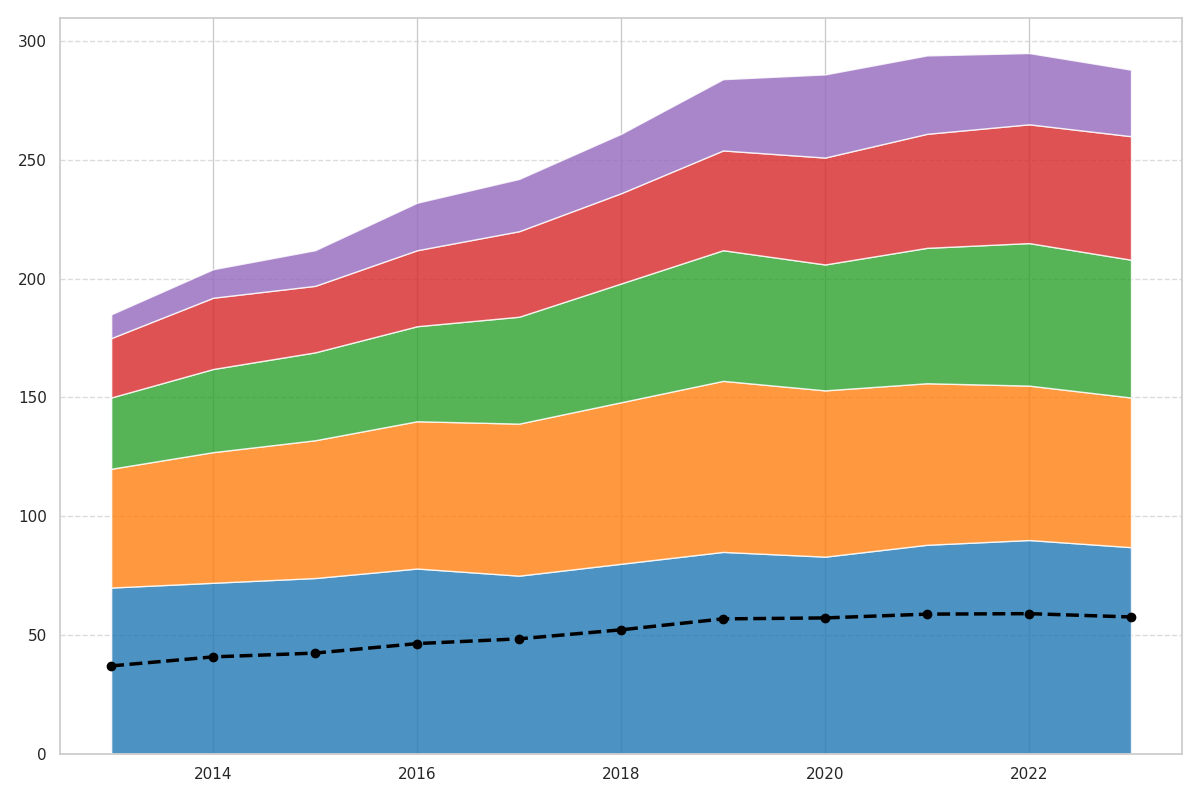

The Python source for this figure:
import matplotlib.pyplot as plt
import numpy as np

# Data setup
years = np.arange(2013, 2024)
epic_fantasy = np.array([70, 72, 74, 78, 75, 80, 85, 83, 88, 90, 87])
urban_fantasy = np.array([50, 55, 58, 62, 64, 68, 72, 70, 68, 65, 63])
dark_fantasy = np.array([30, 35, 37, 40, 45, 50, 55, 53, 57, 60, 58])
historical_fantasy = np.array([25, 30, 28, 32, 36, 38, 42, 45, 48, 50, 52])
romantic_fantasy = np.array([10, 12, 15, 20, 22, 25, 30, 35, 33, 30, 28])

# Calculate average popularity
average_popularity = (epic_fantasy + urban_fantasy + dark_fantasy + historical_fantasy + romantic_fantasy) / 5

# Plot creation
fig, ax = plt.subplots(figsize=(12, 8))

# Stacked area chart
ax.stackplot(years, epic_fantasy, urban_fantasy, dark_fantasy, historical_fantasy, romantic_fantasy,
             colors=['#1f77b4', '#ff7f0e', '#2ca02c', '#d62728', '#9467bd'],
             alpha=0.8)

# Overlay line plot for average popularity
ax.plot(years, average_popularity, color='black', linewidth=2.5, linestyle='--', marker='o')

# Additional styling
ax.grid(True, axis='y', linestyle='--', alpha=0.7)

# Improving the layout
plt.tight_layout()

# Display the plot
plt.show()
